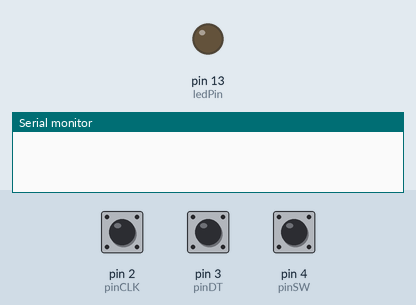
Bench run of a program on a simulated Arduino Uno, built with avr-gcc and run on an emulated ATmega328P. Parts: output pins drawn as LEDs (lit = HIGH), the last lines printed to the serial monitor. The inputs (shaded band) are chosen by the test bench; at power-on: pin 2 (pinCLK) HIGH, pin 4 (pinSW) HIGH, pin 3 (pinDT) HIGH.

Above: at 1.2 s.
1.3 s: pin 2 (pinCLK) pulled LOW for 0.15 s
At 2.5 s:
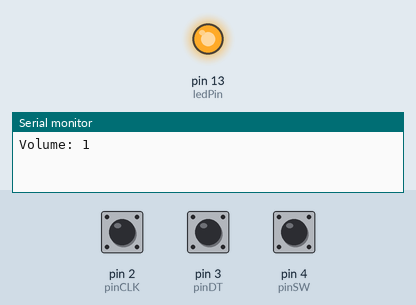
2.9 s: pin 4 (pinSW) pulled LOW for 0.15 s
Timing chart, 0 to 5.9 s (numbered marks = the images above; inputs shaded):
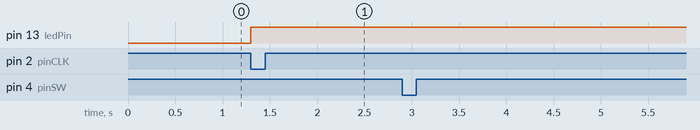

The program:

main.cpp
```cpp
#include <Arduino.h>

// put function declarations here:
const int pinCLK = 2;
const int pinDT = 3;
const int pinSW = 4;
int volume = 0;

const int ledPin = 13; // Uno 板子上内置的LED灯

int lastCLK = HIGH;

void setup() {
  // put your setup code here, to run once:
  pinMode(pinCLK, INPUT_PULLUP); //clock pin 时钟
  pinMode(pinDT, INPUT_PULLUP); //data pin 数据
  pinMode(pinSW, INPUT_PULLUP); //switch pin 按钮

  pinMode(13, OUTPUT); // uno 板子上内置的led灯
  Serial.begin(9600);
}

void loop() {
  // put your main code here, to run repeatedly:
  int currentCLK = digitalRead(pinCLK);

  // 简单检测旋钮旋转， 并模拟给出音量变化
  if(currentCLK != lastCLK && currentCLK == LOW){
    if(digitalRead(pinDT) == HIGH){
      // Serial.println("turning to right");
      volume++;
      if(volume < 100){
        Serial.println("Volume: " + String(volume));
      }else{
        Serial.println("Volume is at maximum (100). Cannot increase further.");
        volume = 100; // 限制最大音量为100
      }

      digitalWrite(ledPin, HIGH); // 右转旋钮点亮led
    }else{
      // Serial.println("turning to left");
      if(volume > 0){
        volume--;
        Serial.println("Volume: " + String(volume));
      }else{
        Serial.println("Volume is at minimum (0). Cannot decrease further.");
        volume = 0; // 限制最小音量为0
      }
      digitalWrite(ledPin, LOW); // 左转旋钮熄灭led
    }
  }

  lastCLK = currentCLK;

  // 简单模拟旋钮按下事件
  if (digitalRead(pinSW) == LOW) {
    Serial.println("Button Pressed");
    delay(200); // 简单防抖
  }
}
```

Measured:
- after the input at 1.3 s, pin 13 (ledPin): LOW → HIGH at once
